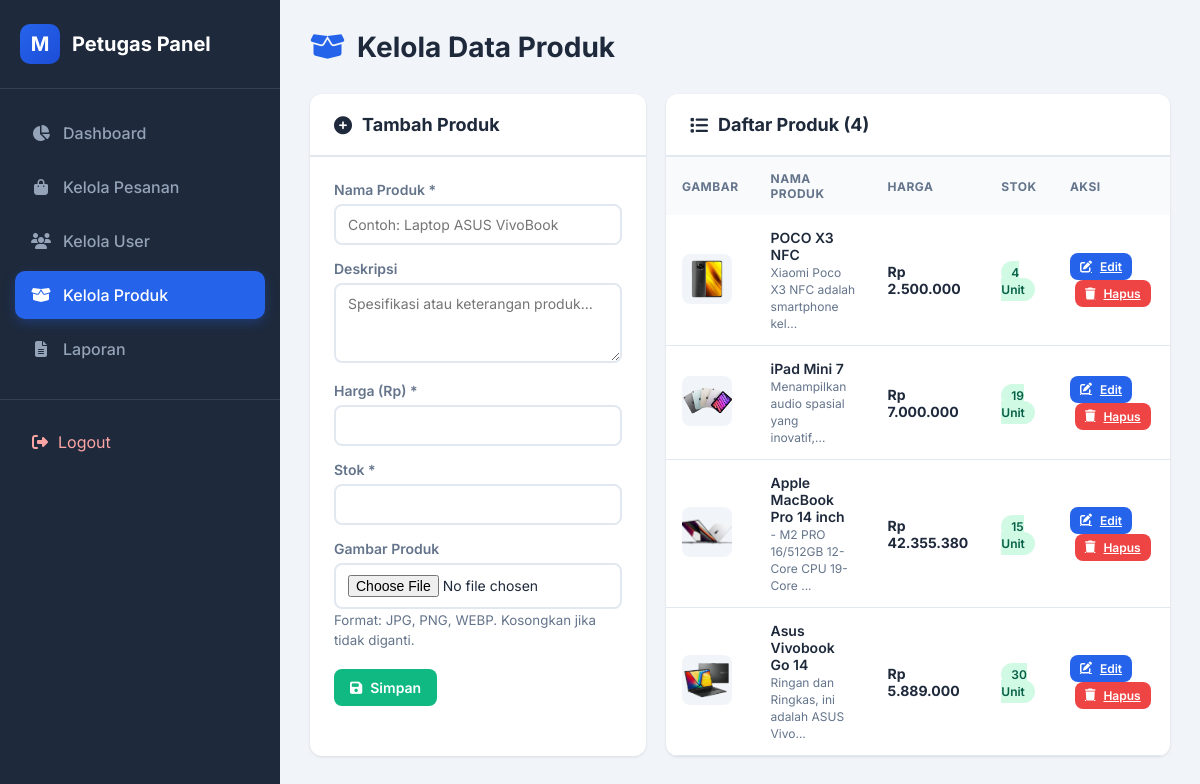
The page /petugas/kelola_data_produk.php (signed in) on the database as committed earlier.
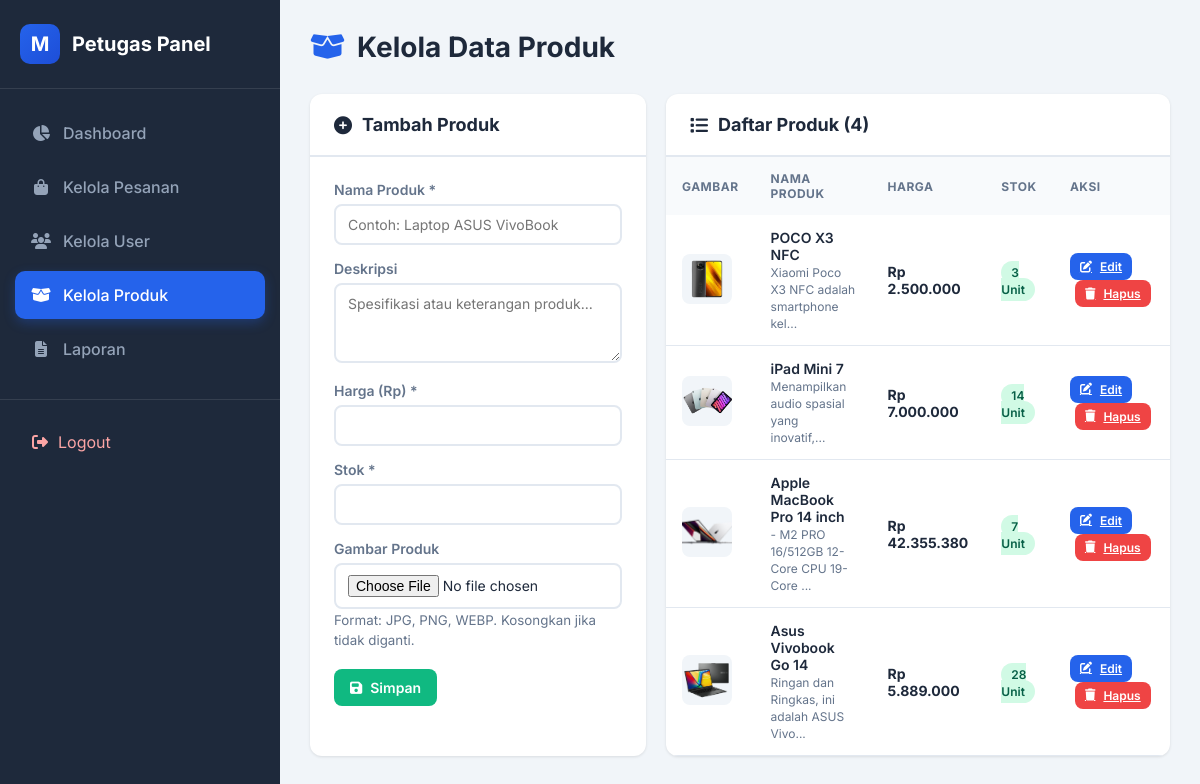
The same page on the database as committed later.
### tables this page shows
CREATE TABLE `products` (
  `id` int(11) NOT NULL AUTO_INCREMENT,
  `nama_produk` varchar(255) NOT NULL,
  `harga` decimal(10,2) NOT NULL,
  `stok` int(11) NOT NULL,
  `deskripsi` text DEFAULT NULL,
  `gambar` varchar(255) DEFAULT 'default.jpg',
  `created_at` timestamp NOT NULL DEFAULT current_timestamp(),
  PRIMARY KEY (`id`)
);

### petugas/kelola_data_produk.php (the view, shortened to what this page needs)
<?php
include '../config.php';
$edit = null;
$produk = mysqli_query($koneksi, "SELECT * FROM products ORDER BY id DESC");
?>
<!DOCTYPE html>
<html lang="id">
<head>
    <link rel="stylesheet" href="https://cdnjs.cloudflare.com/ajax/libs/font-awesome/6.4.0/css/all.min.css">
</head>
<body>
    <div class="wrapper">
        <aside class="sidebar">
            <div class="sidebar-header">
                <div class="brand-icon">M</div>
                <div class="brand-text">Petugas Panel</div>
            </div>
            <nav class="sidebar-menu">
                <a href="dashboard.php" class="menu-item <?= basename($_SERVER['PHP_SELF']) == 'dashboard.php' ? 'active' : '' ?>">
                    <i class="fas fa-chart-pie"></i> Dashboard
                </a>
                <a href="kelola_pesanan.php" class="menu-item <?= basename($_SERVER['PHP_SELF']) == 'kelola_pesanan.php' ? 'active' : '' ?>">
                    <i class="fas fa-shopping-bag"></i> Kelola Pesanan
                </a>
                <a href="kelola_data_user.php" class="menu-item <?= basename($_SERVER['PHP_SELF']) == 'kelola_data_user.php' ? 'active' : '' ?>">
                    <i class="fas fa-users"></i> Kelola User
                </a>
                <a href="kelola_data_produk.php" class="menu-item <?= basename($_SERVER['PHP_SELF']) == 'kelola_data_produk.php' ? 'active' : '' ?>">
                    <i class="fas fa-box-open"></i> Kelola Produk
                </a>
                <a href="laporan.php" class="menu-item <?= basename($_SERVER['PHP_SELF']) == 'laporan.php' ? 'active' : '' ?>">
                    <i class="fas fa-file-alt"></i> Laporan
                </a>
            </nav>
            <div class="sidebar-footer">
                <a href="../auth/logout.php" class="logout" onclick="return confirm('Yakin ingin logout?')">
                    <i class="fas fa-sign-out-alt"></i> Logout
                </a>
            </div>
        </aside>
        <main class="main-content">
            <div class="page-header">
                <h1 class="page-title"><i class="fas fa-box-open"></i> Kelola Data Produk</h1>
            </div>
            <div class="grid-layout">
                <div class="card">
                    <div class="card-header">
                        <h3 class="card-title">
                            <i class="fas fa-<?= isset($edit) ? 'edit' : 'plus-circle' ?>"></i>
                            <?= isset($edit) ? 'Edit' : 'Tambah' ?> Produk
                        </h3>
                    </div>
                    <div class="card-body">
                        <form method="POST" enctype="multipart/form-data">
                            <div class="form-group">
                                <label>Nama Produk *</label>
                                <input type="text" name="nama" value="<?= $edit['nama_produk'] ?? '' ?>" required placeholder="Contoh: Laptop ASUS VivoBook">
                            </div>
                            <div class="form-group">
                                <label>Deskripsi</label>
                                <textarea name="deskripsi" placeholder="Spesifikasi atau keterangan produk..."><?= $edit['deskripsi'] ?? '' ?></textarea>
                            </div>
                            <div class="form-group">
                                <label>Harga (Rp) *</label>
                                <input type="number" name="harga" value="<?= $edit['harga'] ?? '' ?>" required min="0" step="1000">
                            </div>
                            <div class="form-group">
                                <label>Stok *</label>
                                <input type="number" name="stok" value="<?= $edit['stok'] ?? '' ?>" required min="0">
                            </div>
                            <div class="form-group">
                                <label>Gambar Produk</label>
                                <input type="file" name="gambar" accept="image/*">
                                <small style="color: var(--gray);">Format: JPG, PNG, WEBP. Kosongkan jika tidak diganti.</small>
                            </div>
                            <div style="display: flex; gap: 10px; margin-top: 20px;">
                                <button type="submit" name="simpan" class="btn btn-success">
                                    <i class="fas fa-save"></i> Simpan
                                </button>
                            </div>
                        </form>
                    </div>
                </div>
                <div class="card">
                    <div class="card-header">
                        <h3 class="card-title"><i class="fas fa-list"></i> Daftar Produk (<?= mysqli_num_rows($produk) ?>)</h3>
                    </div>
                    <div style="overflow-x: auto;">
                        <table>
                            <thead>
                                <tr>
                                    <th>Gambar</th>
                                    <th>Nama Produk</th>
                                    <th>Harga</th>
                                    <th>Stok</th>
                                    <th>Aksi</th>
                                </tr>
                            </thead>
                            <tbody>
                                <?php while($p = mysqli_fetch_assoc($produk)): ?>
                                <tr>
                                    <td><img src="../uploads/<?= htmlspecialchars($p['gambar']) ?>" class="prod-img" onerror="this.src='https://via.placeholder.com/50?text=No'"></td>
                                    <td>
                                        <div style="font-weight: 600;"><?= htmlspecialchars($p['nama_produk']) ?></div>
                                        <small style="color: var(--gray); font-size: 12px;"><?= substr(htmlspecialchars($p['deskripsi']), 0, 40) ?>...</small>
                                    </td>
                                    <td><strong>Rp <?= number_format($p['harga'], 0, ',', '.') ?></strong></td>
                                    <td>
                                        <span class="stok-badge <?= $p['stok'] > 0 ? 'stok-aman' : 'stok-habis' ?>">
                                            <?= $p['stok'] > 0 ? $p['stok'] . ' Unit' : 'Habis' ?>
                                        </span>
                                    </td>
                                    <td>
                                        <a href="?edit=<?= $p['id'] ?>" class="btn btn-primary btn-sm">
                                            <i class="fas fa-edit"></i> Edit
                                        </a>
                                        <a href="?hapus=<?= $p['id'] ?>" class="btn btn-danger btn-sm" onclick="return confirm('Hapus produk <?= htmlspecialchars($p['nama_produk']) ?>?')" style="margin-left: 5px;">
                                            <i class="fas fa-trash"></i> Hapus
                                        </a>
                                    </td>
                                </tr>
                                <?php endwhile; ?>
                            </tbody>
                        </table>
                    </div>
                </div>
            </div>
        </main>
    </div>
</body>
</html>

### petugas/kelola_data_produk.php (style rules this page uses)
:root { --primary: #2563eb; --primary-dark: #1d4ed8; --success: #10b981; --danger: #ef4444; --dark: #1e293b; --gray: #64748b; --border: #e2e8f0; --shadow: 0 1px 3px rgba(0,0,0,0.1); }
* { margin: 0; padding: 0; box-sizing: border-box; font-family: 'Inter', sans-serif; }
body { background: #f1f5f9; color: var(--dark); }
.wrapper { display: flex; min-height: 100vh; }
.sidebar { width: 280px; background: var(--dark); position: fixed; left: 0; top: 0; height: 100vh; overflow-y: auto; }
.sidebar-header { padding: 24px 20px; border-bottom: 1px solid rgba(255,255,255,0.1); display: flex; align-items: center; gap: 12px; }
.brand-icon { width: 40px; height: 40px; background: linear-gradient(135deg, var(--primary), var(--primary-dark)); border-radius: 10px; display: flex; align-items: center; justify-content: center; color: white; font-weight: 700; font-size: 20px; }
.brand-text { color: white; font-size: 20px; font-weight: 700; }
.sidebar-menu { padding: 20px 15px; }
.menu-item { display: flex; align-items: center; gap: 12px; padding: 14px 16px; color: #94a3b8; text-decoration: none; border-radius: 10px; margin-bottom: 6px; transition: all 0.3s; font-weight: 500; }
.menu-item.active { background: var(--primary); color: white; box-shadow: 0 4px 12px rgba(37, 99, 235, 0.3); }
.menu-item i { width: 20px; text-align: center; font-size: 16px; }
.sidebar-footer { padding: 20px; border-top: 1px solid rgba(255,255,255,0.1); }
.logout { display: flex; align-items: center; gap: 10px; color: #fca5a5; text-decoration: none; padding: 12px; border-radius: 10px; transition: all 0.3s; }
.main-content { margin-left: 280px; flex: 1; padding: 30px; }
.page-header { display: flex; justify-content: space-between; align-items: center; margin-bottom: 30px; }
.page-title { font-size: 28px; font-weight: 700; display: flex; align-items: center; gap: 12px; }
.page-title i { color: var(--primary); }
.grid-layout { display: grid; grid-template-columns: 1fr 1.5fr; gap: 20px; }
.card { background: white; border-radius: 12px; box-shadow: var(--shadow); overflow: hidden; }
.card-header { padding: 20px 24px; border-bottom: 2px solid var(--border); }
.card-title { font-size: 18px; font-weight: 700; display: flex; align-items: center; gap: 10px; }
.card-body { padding: 24px; }
.form-group { margin-bottom: 15px; }
.form-group label { display: block; font-weight: 600; margin-bottom: 6px; font-size: 14px; color: var(--gray); }
.form-group input, .form-group textarea { width: 100%; padding: 10px 12px; border: 2px solid var(--border); border-radius: 8px; font-size: 14px; transition: 0.2s; }
.form-group textarea { resize: vertical; min-height: 80px; }
table { width: 100%; border-collapse: collapse; }
thead { background: #f8fafc; }
th { padding: 14px 16px; text-align: left; font-size: 12px; font-weight: 700; color: var(--gray); text-transform: uppercase; letter-spacing: 0.5px; }
td { padding: 14px 16px; font-size: 14px; border-bottom: 1px solid var(--border); vertical-align: middle; }
.prod-img { width: 50px; height: 50px; object-fit: cover; border-radius: 8px; background: #f1f5f9; }
.stok-badge { padding: 4px 10px; border-radius: 12px; font-size: 12px; font-weight: 600; }
.stok-aman { background: #d1fae5; color: #065f46; }
.btn { padding: 10px 16px; border-radius: 8px; border: none; font-weight: 600; cursor: pointer; transition: 0.2s; display: inline-flex; align-items: center; gap: 8px; font-size: 14px; }
.btn-primary { background: var(--primary); color: white; }
.btn-success { background: var(--success); color: white; }
.btn-danger { background: var(--danger); color: white; }
.btn-sm { padding: 6px 10px; font-size: 12px; }

Rows that differ between the two databases and show on the page:
changed products "POCO X3 NFC": stok "4" → "3"
changed products "iPad Mini 7": stok "19" → "14"
changed products "Apple MacBook Pro 14 inch": stok "15" → "7"
changed products "Asus Vivobook Go 14": stok "30" → "28"
